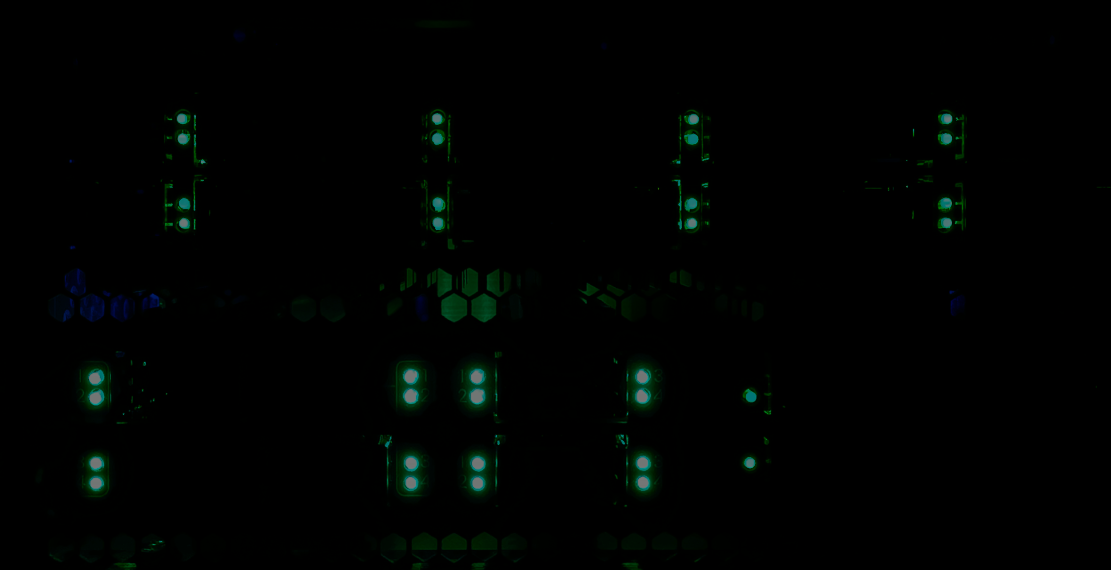
#> input picture 0.png, 1111 x 570 px
$ jupyter execute --allow-errors Untitled.ipynb
#> lines starting #> are read from the running program, lines starting #| are printed output that depends on the picture; after the words box and inside, x2 and y2 are one past the last pixel; in counts of white or black regions, pixels touching at a corner belong together
[cell 1]
import cv2
import numpy as np

for k in range(1):
    path=f'0.png'
    Original_image = cv2.imread(path)
#> Original_image is the input picture: shape (570, 1111, 3); mean B, G, R 1.3, 2.5, 0.4
    image = cv2.imread(path,cv2.IMREAD_GRAYSCALE)
    image = (image / 1.5).astype(np.uint8)
    #image = cv2.medianBlur(image, 19)
    _, binary_image = cv2.threshold(image, 30, 255, cv2.THRESH_BINARY)
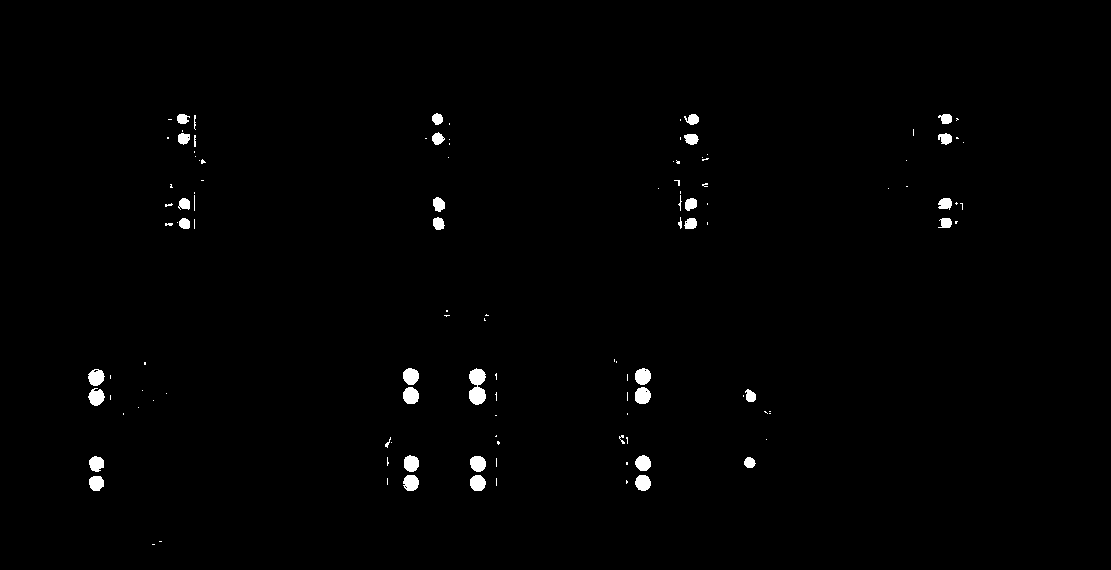
#> binary_image: shape (570, 1111); 0.93% white; 119 white regions (79 under 20 px), largest, box (x1, y1, x2, y2) and area: (469, 368, 486, 405) 463, (403, 387, 419, 404) 220, (635, 387, 651, 404) 219

    # Save or display the binary image
    #cv2.imwrite('binary_image.jpg', binary_image)
    # or display it
    # Apply Hough Circle Transform on the thresholded edge map

    kernel = np.ones((3, 3), np.uint8)  # 3x3 structuring element
    dilated = cv2.dilate(binary_image, kernel, iterations=1)
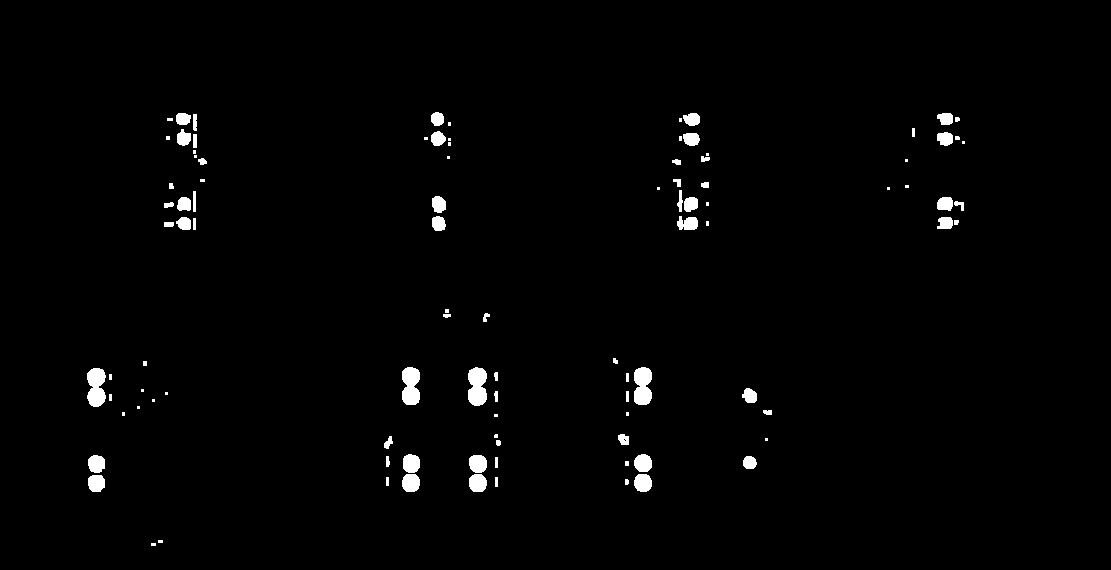
#> dilated: shape (570, 1111); 1.5% white; 100 white regions (34 under 20 px), largest, box (x1, y1, x2, y2) and area: (468, 367, 487, 406) 608, (87, 368, 106, 407) 582, (634, 367, 652, 405) 575

    kernel = np.ones((3, 3), np.uint8)  # 3x3 structuring element
    eroded = cv2.erode(dilated, kernel, iterations=1)
#> eroded: shape (570, 1111); 0.95% white; 101 white regions (65 under 20 px), largest, box (x1, y1, x2, y2) and area: (469, 368, 486, 405) 474, (88, 369, 105, 406) 444, (403, 368, 419, 404) 444

    kernel = np.ones((3,3), np.uint8)  # 3x3 structuring element
    dilated = cv2.dilate(eroded, kernel, iterations=1)

    circles = cv2.HoughCircles(
        dilated,
        cv2.HOUGH_GRADIENT,
        dp=1,
        minDist=5,
        param1=10,
        param2=9,
        minRadius=5,
        maxRadius=10
    )
#> circles = 34 rows, first 8: [410.5, 375.5, 9.4], [95.5, 376.5, 9.4], [410.5, 482.5, 9.4], [477.5, 482.5, 9.4], [95.5, 396.5, 9.4], [410.5, 395.5, 9.4], [477.5, 463.5, 9.4], [642.5, 376.5, 9.4]

    # Create a color image for drawing circles
    output = cv2.cvtColor(image, cv2.COLOR_GRAY2BGR)

    # Draw detected circles if any
    if circles is not None:
        circles = np.uint16(np.around(circles))
#> circles = 34 rows, first 8: [410, 376, 9], [96, 376, 9], [410, 482, 9], [478, 482, 9], [96, 396, 9], [410, 396, 9], [478, 464, 9], [642, 376, 9]
        for i in circles[0, :]:
            center = (i[0], i[1])
            radius = i[2]
            cv2.circle(Original_image, center, 1, (0, 255, 0), 2)  # Green center
            cv2.circle(Original_image, center, radius, (0, 0, 255), 2)  # Red outline
#> this loop made 34 passes
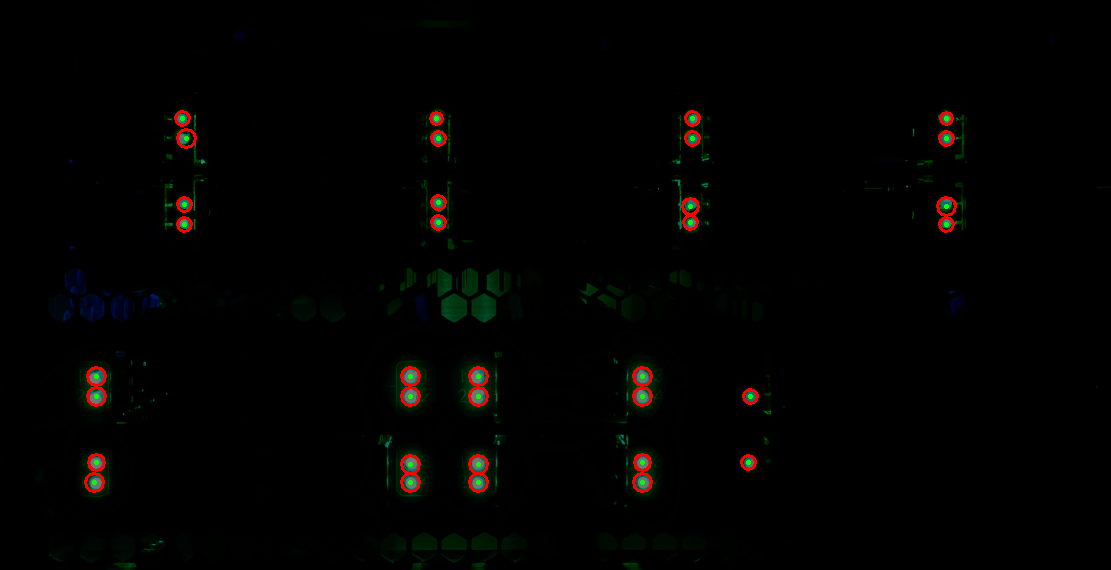
#> Original_image: shape (570, 1111, 3); 0.9% of pixels changed, all inside (x1, y1, x2, y2) = (84, 110, 957, 493)

    cv2.imshow('Original Image', image)
    cv2.imshow('Eroded Image', eroded)
    cv2.imshow('Dilated Image', dilated)
    cv2.imshow('Binary Image', binary_image)
    #cv2.imshow('Image', image)
    cv2.imshow(f'Circles{k}', Original_image)
    cv2.waitKey(0)
    cv2.destroyAllWindows()

[cell 2]
import serial
import os
import time

port = '/dev/ttyUSB0'  # Update to your serial port (e.g., /dev/ttyUSB0 or /dev/ttyACM0)
baud = 115200
buffer_size = 8192
file_path = "/home/hsvroot/led/1340_test.py"

# Ensure directory exists
os.makedirs(os.path.dirname(file_path), exist_ok=True)

print(f"Saving file to: {os.path.abspath(file_path)}")
#> (the rest of this cell did not finish here and is left out)

[cell 3]
import cv2
import numpy as np

def detect_led_color(image, x, y, radius):
    # Extract the region of interest (ROI) around the circle
    roi_size = int(radius * 2)  # Use the circle's diameter as ROI size
    half_size = roi_size // 2
    # Ensure ROI stays within image bounds
    y_start = max(0, int(y - half_size))
    y_end = min(image.shape[0], int(y + half_size))
    x_start = max(0, int(x - half_size))
    x_end = min(image.shape[1], int(x + half_size))
    roi = image[y_start:y_end, x_start:x_end]

    # Convert ROI to HSV
    hsv = cv2.cvtColor(roi, cv2.COLOR_BGR2HSV)

    # Define color ranges in HSV (tuned for better red and orange detection)
    red_lower1 = np.array([0, 120, 70])    # Lower red range
    red_upper1 = np.array([10, 255, 255])
    red_lower2 = np.array([170, 120, 70])  # Upper red range
    red_upper2 = np.array([180, 255, 255])
    green_lower = np.array([35, 100, 100])
    green_upper = np.array([85, 255, 255])
    blue_lower = np.array([100, 100, 100])
    blue_upper = np.array([130, 255, 255])
    orange_lower = np.array([5, 120, 70])   # Widened orange range
    orange_upper = np.array([25, 255, 255])

    # Create color masks
    red_mask1 = cv2.inRange(hsv, red_lower1, red_upper1)
    red_mask2 = cv2.inRange(hsv, red_lower2, red_upper2)
    red_mask = cv2.bitwise_or(red_mask1, red_mask2)
    green_mask = cv2.inRange(hsv, green_lower, green_upper)
    blue_mask = cv2.inRange(hsv, blue_lower, blue_upper)
    orange_mask = cv2.inRange(hsv, orange_lower, orange_upper)

    # Calculate the percentage of each color
    red_percent = (red_mask > 0).mean() * 100
    green_percent = (green_mask > 0).mean() * 100
    blue_percent = (blue_mask > 0).mean() * 100
    orange_percent = (orange_mask > 0).mean() * 100

    # Determine the dominant color
    colors = {
        'red': red_percent,
        'green': green_percent,
        'blue': blue_percent,
        'orange': orange_percent
    }
    dominant_color = max(colors, key=colors.get)

    # Define BGR colors for drawing
    color_map = {
        'red': (0, 0, 255),
        'green': (0, 255, 0),
        'blue': (255, 0, 0),
        'orange': (0, 165, 255)
    }

    return dominant_color, colors, color_map[dominant_color]

# Main processing loop
for k in range(6):
    path = f'test/{k}.png'
    image = cv2.imread(path, cv2.IMREAD_GRAYSCALE)
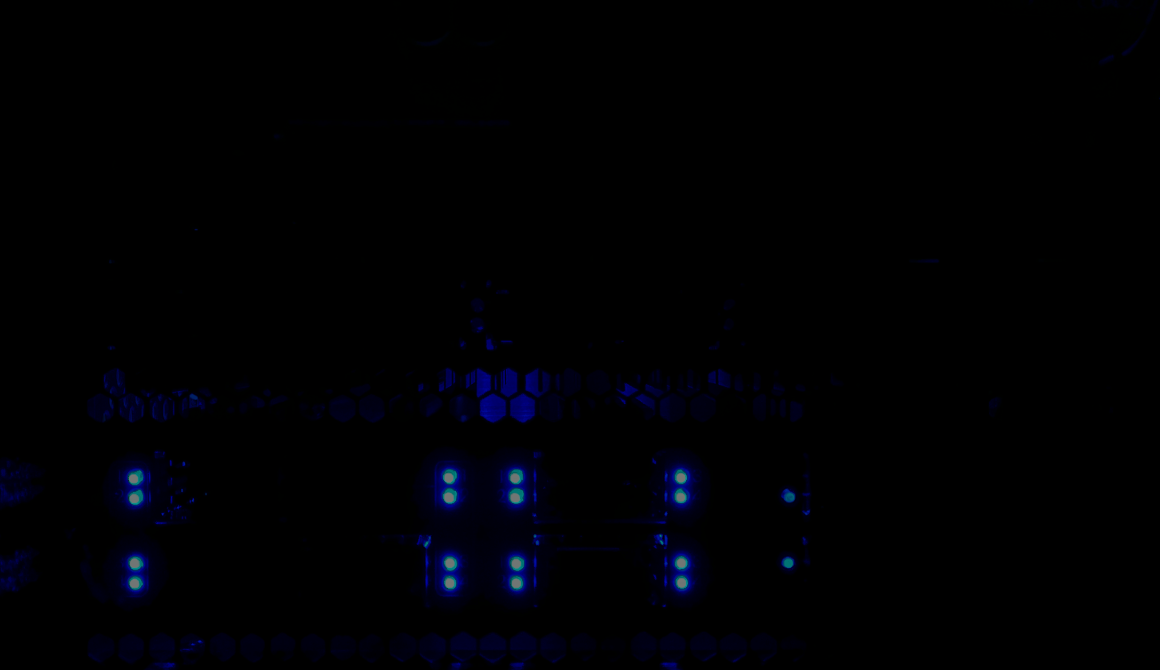
#> input picture test/0.png, 1160 x 670 px
#> image: shape (670, 1160)
    original_image = cv2.imread(path)
#> original_image is the input picture: shape (670, 1160, 3); mean B, G, R 3.4, 0.5, 0.2

    if image is None or original_image is None:
        print(f"Failed to load image {path}")
        continue

    # Convert grayscale image to binary using a threshold
    _, binary_image = cv2.threshold(image, 40, 255, cv2.THRESH_BINARY)
#> binary_image: shape (670, 1160); 0.36% white; 24 white regions (6 under 20 px), largest, box (x1, y1, x2, y2) and area: (509, 488, 524, 504) 201, (442, 488, 457, 504) 187, (509, 469, 523, 485) 182

    # Morphological operations
    kernel = np.ones((3, 3), np.uint8)
    dilated = cv2.dilate(binary_image, kernel, iterations=1)
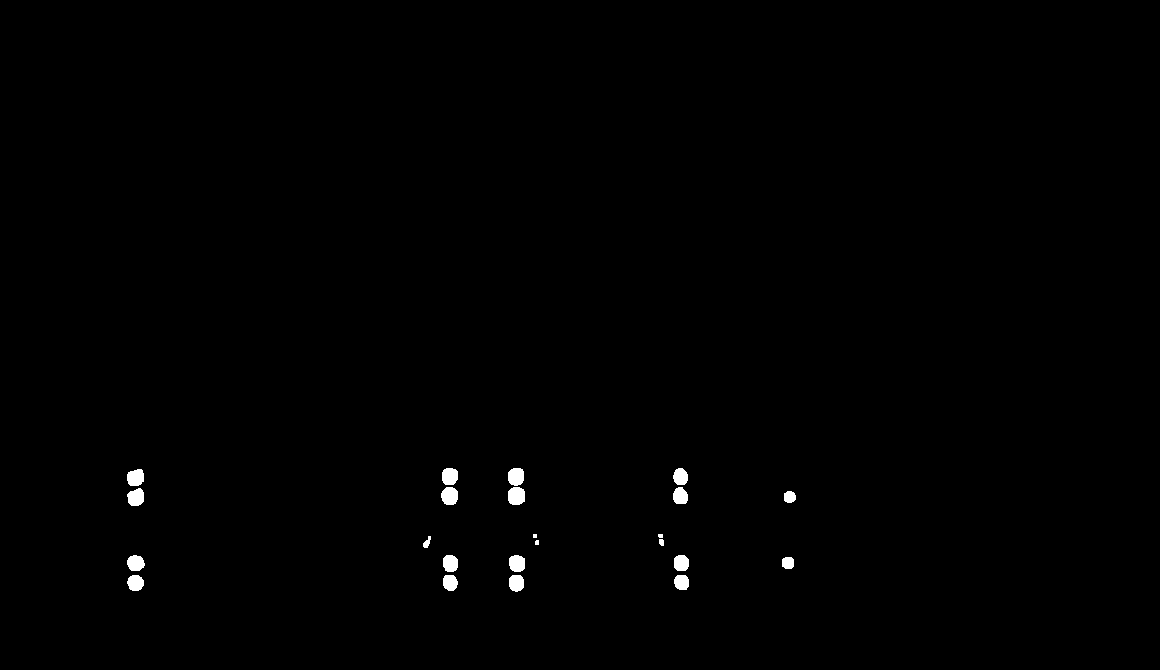
#> dilated: shape (670, 1160); 0.51% white; 23 white regions (3 under 20 px), largest, box (x1, y1, x2, y2) and area: (508, 487, 525, 505) 267, (441, 487, 458, 505) 253, (508, 468, 524, 486) 246
    eroded = cv2.erode(dilated, kernel, iterations=1)
    dilated = cv2.dilate(eroded, kernel, iterations=1)

    # Apply Hough Circle Transform
    circles = cv2.HoughCircles(
        dilated,
        cv2.HOUGH_GRADIENT,
        dp=1,
        minDist=5,
        param1=10,
        param2=9,
        minRadius=5,
        maxRadius=10
    )
#> circles = 18 rows, first 8: [449.5, 475.5, 8.2], [516.5, 476.5, 9.4], [515.5, 562.5, 8.2], [449.5, 581.5, 8], [680.5, 562.5, 7.4], [516.5, 495.5, 9.4], [448.5, 495.5, 8.2], [448.5, 562.5, 8.2]

    # Create a color image for drawing circles
    output = original_image.copy()

    # Process detected circles
    if circles is not None:
        circles = np.uint16(np.around(circles))
#> circles = 18 rows, first 8: [450, 476, 8], [516, 476, 9], [516, 562, 8], [450, 582, 8], [680, 562, 7], [516, 496, 9], [448, 496, 8], [448, 562, 8]
        for i, circle in enumerate(circles[0, :]):
            center = (circle[0], circle[1])
            radius = circle[2]

            # Detect color of the LED
            dominant_color, color_percentages, draw_color = detect_led_color(original_image, center[0], center[1], radius)

            # Draw circles with detected color
            cv2.circle(output, center, radius, draw_color, 2)  # Outline in detected color
            cv2.circle(output, center, 1, (0, 255, 0), 2)    # Green center
            # Add color label
            #cv2.putText(output,f"{dominant_color} ({color_percentages[dominant_color]:.1f}%)",(center[0] + radius + 5, center[1]),cv2.FONT_HERSHEY_SIMPLEX,0.5,(255, 255, 255),1,cv2.LINE_AA)

            # Detailed debug output
            print(f"LED {i+1} in image {k} (center: {center}, radius: {radius}):")
            print(f"Dominant color: {dominant_color}")
            print(f"Color percentages: Red: {color_percentages['red']:.1f}%, "
                  f"Green: {color_percentages['green']:.1f}%, "
                  f"Blue: {color_percentages['blue']:.1f}%, "
                  f"Orange: {color_percentages['orange']:.1f}%")
#> this loop made 18 passes
#> (center, radius) on passes 1 to 8: ((450, 476), 8), ((516, 476), 9), ((516, 562), 8), ((450, 582), 8), ((680, 562), 7), ((516, 496), 9), ((448, 496), 8), ((448, 562), 8)
#> (printed output is left out)
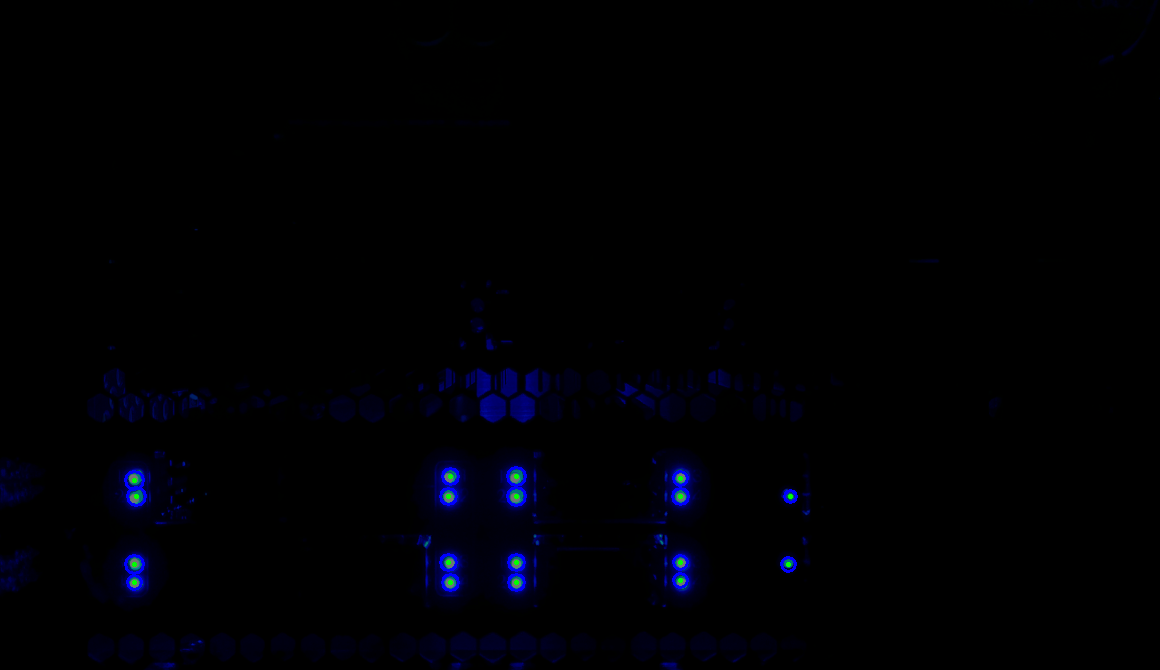
#> output: shape (670, 1160, 3); 0.39% of pixels changed, all inside (x1, y1, x2, y2) = (124, 466, 798, 592)

    # Display images
    cv2.imshow('Binary Image', binary_image)
    cv2.imshow('Eroded Image', eroded)
    cv2.imshow('Dilated Image', dilated)
    cv2.imshow(f'Circles with Colors {k}', output)
    cv2.waitKey(0)
    cv2.destroyAllWindows()

[cell 4]
import cv2
import numpy as np

def detect_led_color(image, x, y, radius):
    # Extract the region of interest (ROI) around the circle
    roi_size = int(radius * 2)  # Use the circle's diameter as ROI size
    half_size = roi_size // 2
    # Ensure ROI stays within image bounds
    y_start = max(0, int(y - half_size))
    y_end = min(image.shape[0], int(y + half_size))
    x_start = max(0, int(x - half_size))
    x_end = min(image.shape[1], int(x + half_size))
    roi = image[y_start:y_end, x_start:x_end]

    # Convert ROI to HSV
    hsv = cv2.cvtColor(roi, cv2.COLOR_BGR2HSV)

    # Define color ranges in HSV
    red_lower1 = np.array([0, 120, 70])
    red_upper1 = np.array([10, 255, 255])
    red_lower2 = np.array([170, 120, 70])
    red_upper2 = np.array([180, 255, 255])
    green_lower = np.array([35, 100, 100])
    green_upper = np.array([85, 255, 255])
    blue_lower = np.array([100, 100, 100])
    blue_upper = np.array([130, 255, 255])

    # Updated orange range to avoid overlap with red and refine detection
    orange_lower = np.array([11, 150, 150])
    orange_upper = np.array([25, 255, 255])

    # Create color masks
    red_mask1 = cv2.inRange(hsv, red_lower1, red_upper1)
    red_mask2 = cv2.inRange(hsv, red_lower2, red_upper2)
    red_mask = cv2.bitwise_or(red_mask1, red_mask2)
    green_mask = cv2.inRange(hsv, green_lower, green_upper)
    blue_mask = cv2.inRange(hsv, blue_lower, blue_upper)

    # Refined orange mask using saturation and value constraints
    orange_mask_raw = cv2.inRange(hsv, orange_lower, orange_upper)
    saturation = hsv[:, :, 1]
    value = hsv[:, :, 2]
    orange_mask = cv2.bitwise_and(
        orange_mask_raw,
        orange_mask_raw,
        mask=cv2.inRange(saturation, 150, 255) & cv2.inRange(value, 150, 255)
    )

    # Calculate the percentage of each color
    red_percent = (red_mask > 0).mean() * 100
    green_percent = (green_mask > 0).mean() * 100
    blue_percent = (blue_mask > 0).mean() * 100
    orange_percent = (orange_mask > 0).mean() * 100

    # Determine the dominant color
    colors = {
        'red': red_percent,
        'green': green_percent,
        'blue': blue_percent,
        'orange': orange_percent
    }
    dominant_color = max(colors, key=colors.get)

    # Define BGR colors for drawing
    color_map = {
        'red': (0, 0, 255),
        'green': (0, 255, 0),
        'blue': (255, 0, 0),
        'orange': (0, 165, 255)
    }

    return dominant_color, colors, color_map[dominant_color]

# Main processing loop
for k in range(6):
    path = f'test/{k}.png'
    image = cv2.imread(path, cv2.IMREAD_GRAYSCALE)
    original_image = cv2.imread(path)

    if image is None or original_image is None:
        print(f"Failed to load image {path}")
        continue

    # Convert grayscale image to binary using a threshold
    _, binary_image = cv2.threshold(image, 40, 255, cv2.THRESH_BINARY)

    # Morphological operations
    kernel = np.ones((3, 3), np.uint8)
    dilated = cv2.dilate(binary_image, kernel, iterations=1)
    eroded = cv2.erode(dilated, kernel, iterations=1)
    dilated = cv2.dilate(eroded, kernel, iterations=1)

    # Apply Hough Circle Transform
    circles = cv2.HoughCircles(
        dilated,
        cv2.HOUGH_GRADIENT,
        dp=1,
        minDist=5,
        param1=10,
        param2=9,
        minRadius=5,
        maxRadius=10
    )

    # Create a color image for drawing circles
    output = original_image.copy()

    # Process detected circles
    if circles is not None:
        circles = np.uint16(np.around(circles))
        for i, circle in enumerate(circles[0, :]):
            center = (circle[0], circle[1])
            radius = circle[2]

            # Detect color of the LED
            dominant_color, color_percentages, draw_color = detect_led_color(original_image, center[0], center[1], radius)

            # Draw circles with detected color
            cv2.circle(output, center, radius, draw_color, 2)  # Outline in detected color
            cv2.circle(output, center, 1, (0, 255, 0), 2)    # Green center

            # Debug output
            print(f"LED {i+1} in image {k} (center: {center}, radius: {radius}):")
            print(f"Dominant color: {dominant_color}")
            print(f"Color percentages: Red: {color_percentages['red']:.1f}%, "
                  f"Green: {color_percentages['green']:.1f}%, "
                  f"Blue: {color_percentages['blue']:.1f}%, "
                  f"Orange: {color_percentages['orange']:.1f}%")

    # Display images
    cv2.imshow('Binary Image', binary_image)
    cv2.imshow('Eroded Image', eroded)
    cv2.imshow('Dilated Image', dilated)
    cv2.imshow(f'Circles with Colors {k}', output)
    cv2.waitKey(0)
    cv2.destroyAllWindows()
